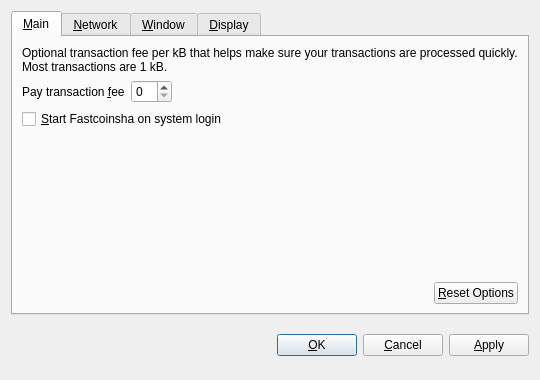
<?xml version="1.0" encoding="UTF-8"?>
<ui version="4.0">
 <class>OptionsDialog</class>
 <widget class="QDialog" name="OptionsDialog">
  <property name="geometry">
   <rect>
    <x>0</x>
    <y>0</y>
    <width>540</width>
    <height>380</height>
   </rect>
  </property>
  <property name="windowTitle">
   <string>Options</string>
  </property>
  <property name="modal">
   <bool>true</bool>
  </property>
  <layout class="QVBoxLayout" name="verticalLayout">
   <item>
    <widget class="QTabWidget" name="tabWidget">
     <property name="tabPosition">
      <enum>QTabWidget::North</enum>
     </property>
     <property name="currentIndex">
      <number>0</number>
     </property>
     <widget class="QWidget" name="tabMain">
      <attribute name="title">
       <string>&amp;Main</string>
      </attribute>
      <layout class="QVBoxLayout" name="verticalLayout_Main">
       <item>
        <widget class="QLabel" name="transactionFeeInfoLabel">
         <property name="text">
          <string>Optional transaction fee per kB that helps make sure your transactions are processed quickly. Most transactions are 1 kB.</string>
         </property>
         <property name="textFormat">
          <enum>Qt::PlainText</enum>
         </property>
         <property name="wordWrap">
          <bool>true</bool>
         </property>
        </widget>
       </item>
       <item>
        <layout class="QHBoxLayout" name="horizontalLayout_1_Main">
         <item>
          <widget class="QLabel" name="transactionFeeLabel">
           <property name="text">
            <string>Pay transaction &amp;fee</string>
           </property>
           <property name="textFormat">
            <enum>Qt::PlainText</enum>
           </property>
           <property name="buddy">
            <cstring>transactionFee</cstring>
           </property>
          </widget>
         </item>
         <item>
          <widget class="BitcoinAmountField" name="transactionFee"/>
         </item>
         <item>
          <spacer name="horizontalSpacer_1_Main">
           <property name="orientation">
            <enum>Qt::Horizontal</enum>
           </property>
           <property name="sizeHint" stdset="0">
            <size>
             <width>40</width>
             <height>20</height>
            </size>
           </property>
          </spacer>
         </item>
        </layout>
       </item>
       <item>
        <widget class="QCheckBox" name="bitcoinAtStartup">
         <property name="toolTip">
          <string>Automatically start Fastcoinsha after logging in to the system.</string>
         </property>
         <property name="text">
          <string>&amp;Start Fastcoinsha on system login</string>
         </property>
        </widget>
       </item>
       <item>
        <spacer name="verticalSpacer_Main">
         <property name="orientation">
          <enum>Qt::Vertical</enum>
         </property>
         <property name="sizeHint" stdset="0">
          <size>
           <width>20</width>
           <height>40</height>
          </size>
         </property>
        </spacer>
       </item>
       <item>
        <layout class="QHBoxLayout" name="horizontalLayout_2_Main">
         <item>
          <spacer name="horizontalSpacer_2_Main">
           <property name="orientation">
            <enum>Qt::Horizontal</enum>
           </property>
           <property name="sizeHint" stdset="0">
            <size>
             <width>40</width>
             <height>20</height>
            </size>
           </property>
          </spacer>
         </item>
         <item>
          <widget class="QPushButton" name="resetButton">
           <property name="toolTip">
            <string>Reset all client options to default.</string>
           </property>
           <property name="text">
            <string>&amp;Reset Options</string>
           </property>
           <property name="autoDefault">
            <bool>false</bool>
           </property>
          </widget>
         </item>
        </layout>
       </item>
      </layout>
     </widget>
     <widget class="QWidget" name="tabNetwork">
      <attribute name="title">
       <string>&amp;Network</string>
      </attribute>
      <layout class="QVBoxLayout" name="verticalLayout_Network">
       <item>
        <widget class="QCheckBox" name="mapPortUpnp">
         <property name="toolTip">
          <string>Automatically open the Fastcoinsha client port on the router. This only works when your router supports UPnP and it is enabled.</string>
         </property>
         <property name="text">
          <string>Map port using &amp;UPnP</string>
         </property>
        </widget>
       </item>
       <item>
        <widget class="QCheckBox" name="connectSocks">
         <property name="toolTip">
          <string>Connect to the Fastcoinsha network through a SOCKS proxy (e.g. when connecting through Tor).</string>
         </property>
         <property name="text">
          <string>&amp;Connect through SOCKS proxy:</string>
         </property>
        </widget>
       </item>
       <item>
        <layout class="QHBoxLayout" name="horizontalLayout_Network">
         <item>
          <widget class="QLabel" name="proxyIpLabel">
           <property name="text">
            <string>Proxy &amp;IP:</string>
           </property>
           <property name="textFormat">
            <enum>Qt::PlainText</enum>
           </property>
           <property name="buddy">
            <cstring>proxyIp</cstring>
           </property>
          </widget>
         </item>
         <item>
          <widget class="QValidatedLineEdit" name="proxyIp">
           <property name="maximumSize">
            <size>
             <width>140</width>
             <height>16777215</height>
            </size>
           </property>
           <property name="toolTip">
            <string>IP address of the proxy (e.g. 127.0.0.1)</string>
           </property>
          </widget>
         </item>
         <item>
          <widget class="QLabel" name="proxyPortLabel">
           <property name="text">
            <string>&amp;Port:</string>
           </property>
           <property name="textFormat">
            <enum>Qt::PlainText</enum>
           </property>
           <property name="buddy">
            <cstring>proxyPort</cstring>
           </property>
          </widget>
         </item>
         <item>
          <widget class="QLineEdit" name="proxyPort">
           <property name="maximumSize">
            <size>
             <width>55</width>
             <height>16777215</height>
            </size>
           </property>
           <property name="toolTip">
            <string>Port of the proxy (e.g. 9050)</string>
           </property>
          </widget>
         </item>
         <item>
          <widget class="QLabel" name="socksVersionLabel">
           <property name="text">
            <string>SOCKS &amp;Version:</string>
           </property>
           <property name="textFormat">
            <enum>Qt::PlainText</enum>
           </property>
           <property name="buddy">
            <cstring>socksVersion</cstring>
           </property>
          </widget>
         </item>
         <item>
          <widget class="QValueComboBox" name="socksVersion">
           <property name="toolTip">
            <string>SOCKS version of the proxy (e.g. 5)</string>
           </property>
          </widget>
         </item>
         <item>
          <spacer name="horizontalSpacer_Network">
           <property name="orientation">
            <enum>Qt::Horizontal</enum>
           </property>
           <property name="sizeHint" stdset="0">
            <size>
             <width>40</width>
             <height>20</height>
            </size>
           </property>
          </spacer>
         </item>
        </layout>
       </item>
       <item>
        <spacer name="verticalSpacer_Network">
         <property name="orientation">
          <enum>Qt::Vertical</enum>
         </property>
         <property name="sizeHint" stdset="0">
          <size>
           <width>20</width>
           <height>40</height>
          </size>
         </property>
        </spacer>
       </item>
      </layout>
     </widget>
     <widget class="QWidget" name="tabWindow">
      <attribute name="title">
       <string>&amp;Window</string>
      </attribute>
      <layout class="QVBoxLayout" name="verticalLayout_Window">
       <item>
        <widget class="QCheckBox" name="minimizeToTray">
         <property name="toolTip">
          <string>Show only a tray icon after minimizing the window.</string>
         </property>
         <property name="text">
          <string>&amp;Minimize to the tray instead of the taskbar</string>
         </property>
        </widget>
       </item>
       <item>
        <widget class="QCheckBox" name="minimizeOnClose">
         <property name="toolTip">
          <string>Minimize instead of exit the application when the window is closed. When this option is enabled, the application will be closed only after selecting Quit in the menu.</string>
         </property>
         <property name="text">
          <string>M&amp;inimize on close</string>
         </property>
        </widget>
       </item>
       <item>
        <spacer name="verticalSpacer_Window">
         <property name="orientation">
          <enum>Qt::Vertical</enum>
         </property>
         <property name="sizeHint" stdset="0">
          <size>
           <width>20</width>
           <height>40</height>
          </size>
         </property>
        </spacer>
       </item>
      </layout>
     </widget>
     <widget class="QWidget" name="tabDisplay">
      <attribute name="title">
       <string>&amp;Display</string>
      </attribute>
      <layout class="QVBoxLayout" name="verticalLayout_Display">
       <item>
        <layout class="QHBoxLayout" name="horizontalLayout_1_Display">
         <item>
          <widget class="QLabel" name="langLabel">
           <property name="text">
            <string>User Interface &amp;language:</string>
           </property>
           <property name="textFormat">
            <enum>Qt::PlainText</enum>
           </property>
           <property name="buddy">
            <cstring>lang</cstring>
           </property>
          </widget>
         </item>
         <item>
          <widget class="QValueComboBox" name="lang">
           <property name="toolTip">
            <string>The user interface language can be set here. This setting will take effect after restarting Fastcoinsha.</string>
           </property>
          </widget>
         </item>
        </layout>
       </item>
       <item>
        <layout class="QHBoxLayout" name="horizontalLayout_2_Display">
         <item>
          <widget class="QLabel" name="unitLabel">
           <property name="text">
            <string>&amp;Unit to show amounts in:</string>
           </property>
           <property name="textFormat">
            <enum>Qt::PlainText</enum>
           </property>
           <property name="buddy">
            <cstring>unit</cstring>
           </property>
          </widget>
         </item>
         <item>
          <widget class="QValueComboBox" name="unit">
           <property name="toolTip">
            <string>Choose the default subdivision unit to show in the interface and when sending coins.</string>
           </property>
          </widget>
         </item>
        </layout>
       </item>
       <item>
        <widget class="QCheckBox" name="displayAddresses">
         <property name="toolTip">
          <string>Whether to show Fastcoinsha addresses in the transaction list or not.</string>
         </property>
         <property name="text">
          <string>&amp;Display addresses in transaction list</string>
         </property>
        </widget>
       </item>
       <item>
        <spacer name="verticalSpacer_Display">
         <property name="orientation">
          <enum>Qt::Vertical</enum>
         </property>
         <property name="sizeHint" stdset="0">
          <size>
           <width>20</width>
           <height>40</height>
          </size>
         </property>
        </spacer>
       </item>
      </layout>
     </widget>
    </widget>
   </item>
   <item>
    <layout class="QHBoxLayout" name="horizontalLayout_Buttons">
     <item>
      <spacer name="horizontalSpacer_1">
       <property name="orientation">
        <enum>Qt::Horizontal</enum>
       </property>
       <property name="sizeHint" stdset="0">
        <size>
         <width>40</width>
         <height>48</height>
        </size>
       </property>
      </spacer>
     </item>
     <item>
      <widget class="QLabel" name="statusLabel">
       <property name="font">
        <font>
         <weight>75</weight>
         <bold>true</bold>
        </font>
       </property>
       <property name="text">
        <string/>
       </property>
       <property name="textFormat">
        <enum>Qt::PlainText</enum>
       </property>
       <property name="wordWrap">
        <bool>true</bool>
       </property>
      </widget>
     </item>
     <item>
      <spacer name="horizontalSpacer_2">
       <property name="orientation">
        <enum>Qt::Horizontal</enum>
       </property>
       <property name="sizeHint" stdset="0">
        <size>
         <width>40</width>
         <height>48</height>
        </size>
       </property>
      </spacer>
     </item>
     <item>
      <widget class="QPushButton" name="okButton">
       <property name="text">
        <string>&amp;OK</string>
       </property>
      </widget>
     </item>
     <item>
      <widget class="QPushButton" name="cancelButton">
       <property name="text">
        <string>&amp;Cancel</string>
       </property>
       <property name="autoDefault">
        <bool>false</bool>
       </property>
      </widget>
     </item>
     <item>
      <widget class="QPushButton" name="applyButton">
       <property name="text">
        <string>&amp;Apply</string>
       </property>
       <property name="autoDefault">
        <bool>false</bool>
       </property>
      </widget>
     </item>
    </layout>
   </item>
  </layout>
 </widget>
 <customwidgets>
  <customwidget>
   <class>BitcoinAmountField</class>
   <extends>QSpinBox</extends>
   <header>bitcoinamountfield.h</header>
  </customwidget>
  <customwidget>
   <class>QValueComboBox</class>
   <extends>QComboBox</extends>
   <header>qvaluecombobox.h</header>
  </customwidget>
  <customwidget>
   <class>QValidatedLineEdit</class>
   <extends>QLineEdit</extends>
   <header>qvalidatedlineedit.h</header>
  </customwidget>
 </customwidgets>
 <resources/>
 <connections/>
</ui>
